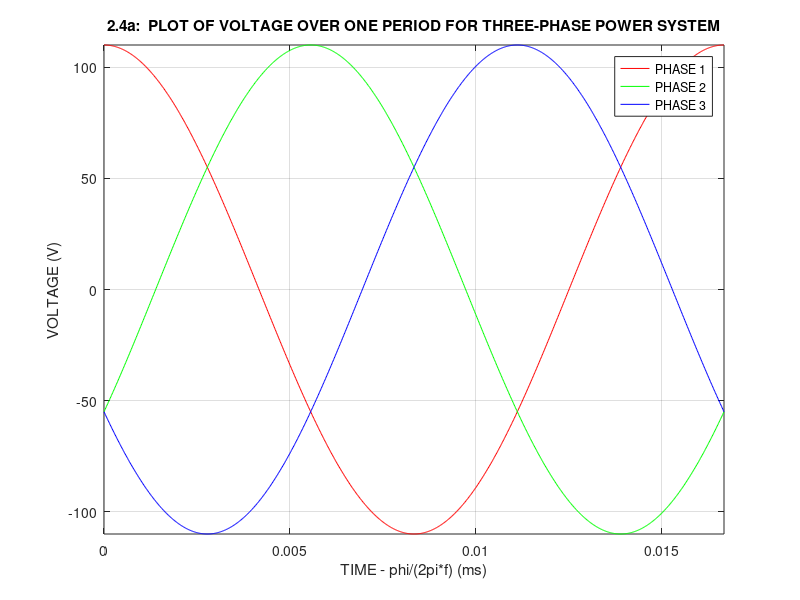

The MATLAB script that drew this image:
clear
clc

A = 110;
f = 60;

tt = linspace(0,1/60,1000);
xx1 = A*cos(2*pi*f*tt);
xx2 = A*cos(2*pi*f*(tt-1/f/3));
xx3 = A*cos(2*pi*f*(tt-2/f/3));


plot(tt,xx1,'r-',tt,xx2,'g-',tt,xx3,'b-'),grid
legend('PHASE 1', 'PHASE 2', 'PHASE 3');
axis([0,1/60,-110,110]);

title('2.4a:  PLOT OF VOLTAGE OVER ONE PERIOD FOR THREE-PHASE POWER SYSTEM');
xlabel('TIME - phi/(2pi*f) (ms)');
ylabel('VOLTAGE (V)');